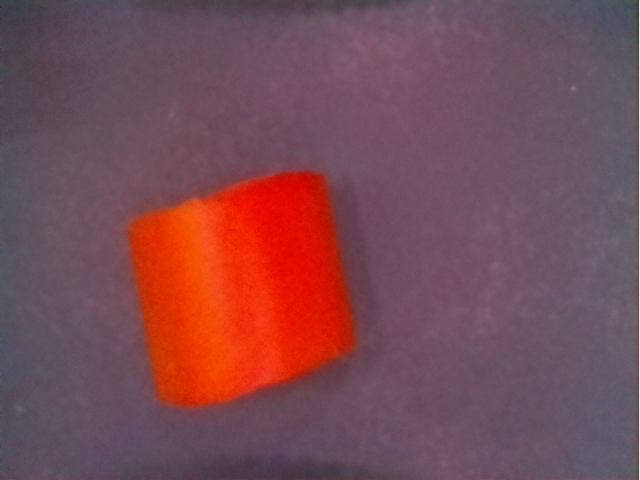
#> input picture src/tweak.png, 640 x 480 px
$ python 4debug.py
#> lines starting #> are read from the running program, lines starting #| are printed output that depends on the picture; after the words box and inside, x2 and y2 are one past the last pixel; in counts of white or black regions, pixels touching at a corner belong together
#> further down, img is the input picture: shape (480, 640, 3); mean B, G, R 84.1, 75.3, 120.2
### src/functions.py
import cv2
import numpy as np
import math

# [42 lines left out: functions getRoll, calculateGlobal, calculateGrip, not called in this run]

def getContours(img:np.ndarray,hsv_min:np.ndarray,hsv_max:np.ndarray) -> np.ndarray:
    mask = cv2.inRange(cv2.cvtColor(img,cv2.COLOR_BGR2HSV),hsv_min,hsv_max)
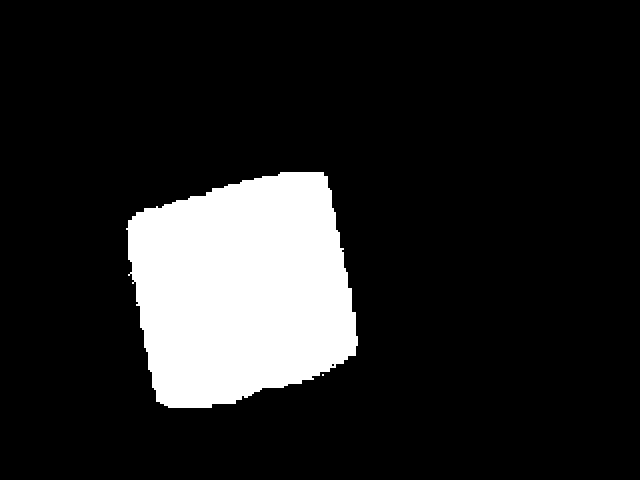
#> mask: shape (480, 640); 13.9% white; 2 white regions (1 under 20 px), largest, box (x1, y1, x2, y2) and area: (126, 172, 358, 408) 42652
    masked = cv2.bitwise_and(img,img,mask=mask)
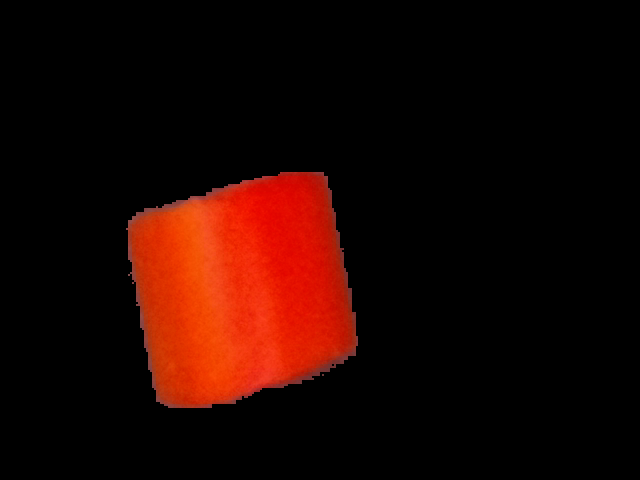
#> masked: shape (480, 640, 3); mean B, G, R 1.2, 6.1, 30.5
    masked = cv2.cvtColor(masked,cv2.COLOR_HSV2BGR)
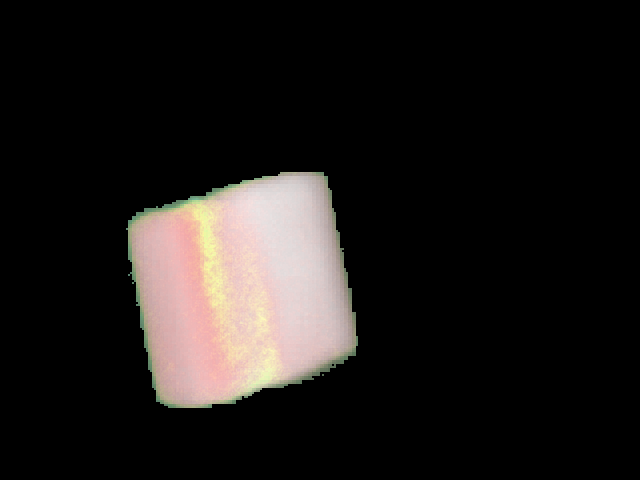
#> masked: shape (480, 640, 3); mean B, G, R 25.2, 26.8, 30.3
    img_gray = cv2.cvtColor(masked,cv2.COLOR_BGR2GRAY)
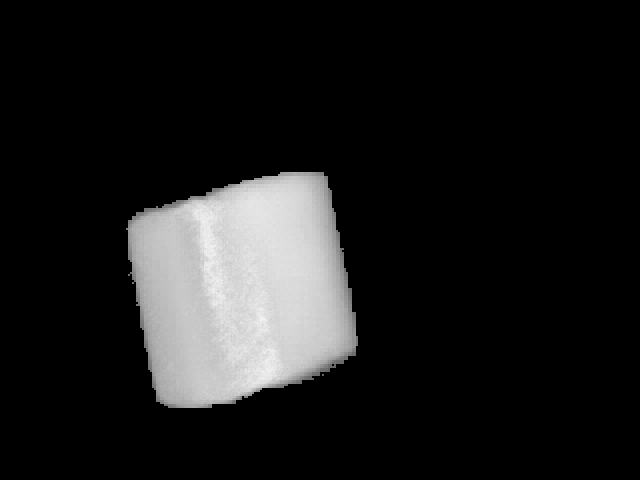
#> img_gray: shape (480, 640); min 0, max 245, mean 27.7
    ret,img_binary = cv2.threshold(img_gray,30,200,cv2.THRESH_BINARY)
#> img_binary: shape (480, 640); values 0 (black) and 200 (white), 13.9% white; 2 white regions (1 under 20 px)
    cv2.imshow("mask",img_binary)
    contours,hierarchy = cv2.findContours(img_binary,cv2.RETR_TREE,cv2.CHAIN_APPROX_SIMPLE)
#> contours = 3 contours, 2 with area under 20; largest, box (x1, y1, x2, y2) and area: (126, 172, 358, 408) 42210
    return contours

def getRolledRect(cnt:np.ndarray) -> np.ndarray:
    # x,y,w,h = cv2.boundingRect(cnt)
    rect = cv2.minAreaRect(cnt)
    box = cv2.boxPoints(rect)
    box = np.int0(box)
    return box

# [48 lines left out: functions img_diff, wait4move, tweakCoor, not called in this run]

# [4 lines that do not run on import are left out]

### src/4debug.py
import cv2
from functions import getContours,getRolledRect
import numpy as np
img = cv2.imread("tweak.png")
contours = getContours(img,np.array([0,100,100]),np.array([10,255,255]))
for cnt in contours:
    box = getRolledRect(cnt)
    cv2.drawContours(img,[box],-1,(0,0,255))
#> this loop made 3 passes
#> (rect in getRolledRect, box) on passes 2 to 3: (((241.9, 290.8), (216.2, 216.7), -12.01), [[158, 419], [113, 207], [325, 162], [370, 374]]), (((332.5, 364.5), (2.83, 2.83), -45), [[332, 366], [330, 364], [332, 362], [334, 364]])
#> (cnt, rect in getRolledRect, box) on pass 1: ([[322, 374], [322, 375], [323, 375], [323, 374]], ((322.5, 374.5), (1, 1), -90), [[323, 375], [322, 375], [322, 374], [323, 374]])
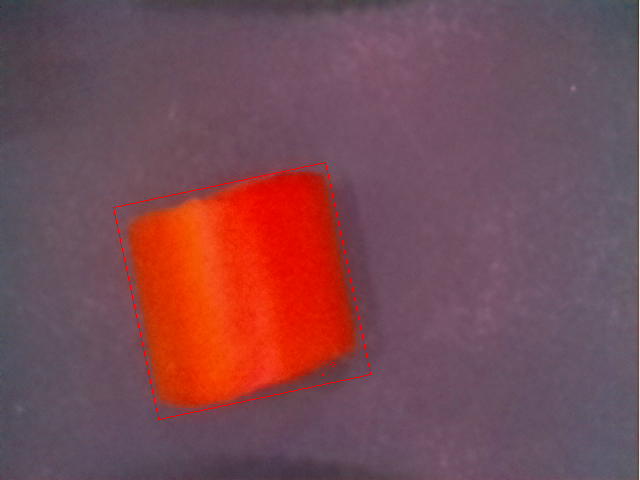
#> img: shape (480, 640, 3); 0.28% of pixels changed, all inside (x1, y1, x2, y2) = (113, 162, 371, 420)
cv2.imshow("a",img)
cv2.waitKey(0)
